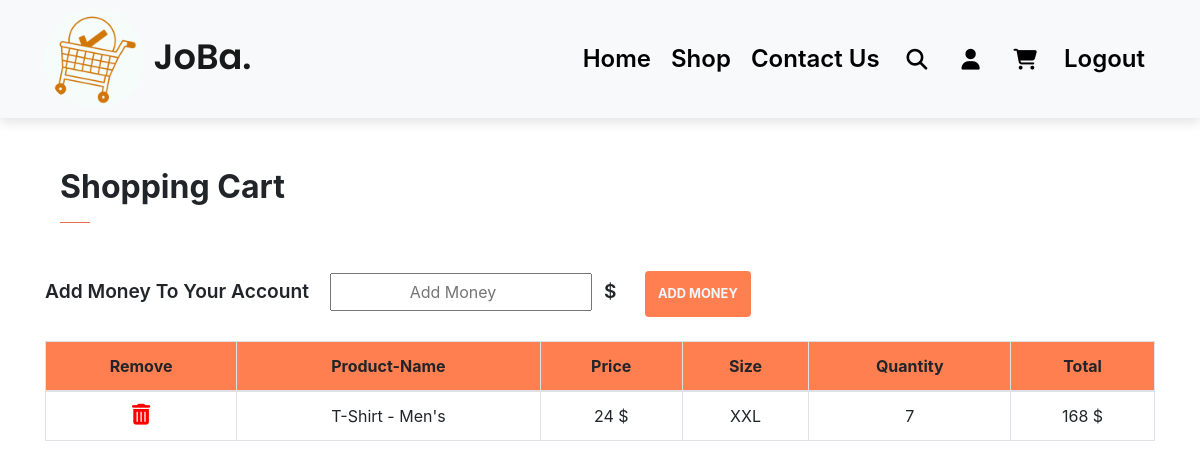
Page /cart (signed in) on the earlier database version.
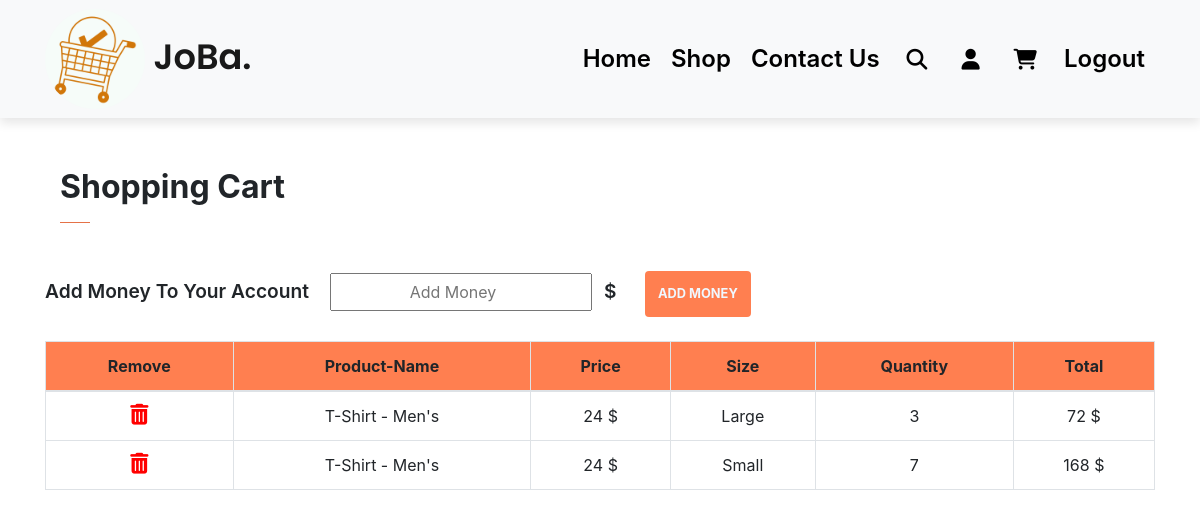
Same page on the later database version.
### JoBa/models.py (models this page shows)
class Product(db.Model):
    id = db.Column(db.Integer, primary_key=True)
    date = db.Column(db.DateTime(timezone= True), default=func.now())
    product_name = db.Column(db.String(1000))
    product_price = db.Column(db.Integer)
    size = db.Column(db.String(1000))
    quantity = db.Column(db.Integer)
    user_id = db.Column(db.Integer, db.ForeignKey('user.id'))

### JoBa/views.py (the view, shortened to what this page needs)
@views.route("/cart", methods=["GET", "POST"])
@login_required
def cart():
    if request.method == "GET":
        return render_template("cart.html", title="JoBa-Cart", user=current_user)

### JoBa/__init__.py (called while the page is built)
def create_app():
    app = Flask(__name__)
    app.config["SECRET_KEY"] = "yousefsoftware2002engineer98"  # Use to secret you login session and your website date
    app.config["SQLALCHEMY_DATABASE_URI"] = f"sqlite:///{DB_Name}"
    db.init_app(app)
    from .views import views
    from .auth import auth
    app.register_blueprint(views, url_prefix="/")
    app.register_blueprint(auth, url_prefix="/")
    from .models import User, Product
    with app.app_context():
        db.create_all()
    login_manager = LoginManager()
    login_manager.login_view = "auth.login"
    login_manager.init_app(app)
    @login_manager.user_loader
    def load_user(id):
        return User.query.get(int(id))
    return app

### JoBa/templates/cart.html (shortened to what this page needs)
<!DOCTYPE html>
<html lang="en">
<head>
    <link rel="stylesheet" href="{{ url_for('static', filename='css/style.css')}}">
    <link rel="stylesheet" href="https://cdnjs.cloudflare.com/ajax/libs/font-awesome/6.2.0/css/all.min.css">
    <link rel="stylesheet" href="https://cdn.jsdelivr.net/npm/bootstrap@4.6.2/dist/css/bootstrap.min.css">    <link rel="stylesheet" href="https://cdnjs.cloudflare.com/ajax/libs/font-awesome/6.2.0/css/all.min.css">
</head>
<body>
  <nav class="navbar navbar-expand-lg navbar-light bg-light py-1 fixed-top">
    <div class="container">
      <a class="navbar-brand" href="/">
        <img src="static/images/logo/white.png" alt="logo" class="nav-logo">
        JoBa.
      </a>
      <div class="collapse navbar-collapse" id="navbarSupportedContent">
        <ul class="navbar-nav ml-auto">
          {% if user.is_authenticated %}
              <li class="nav-item">
                <a class="nav-link" href="/">Home</a>
              </li>
              <li class="nav-item">
                <a class="nav-link" href="shop1">Shop</a>
              </li>
              <li class="nav-item">
                <a class="nav-link" href="contact_us">Contact Us</a>
              </li>
              <li class="nav-item">
                <a class="nav-link"><i class="fa-solid fa-magnifying-glass"></i></a>
              </li>
              <li class="nav-item">
                <a class="nav-link" href="profile"><i class="fa-solid fa-user"></i></a>
              </li>
              <li class="nav-item">
                <a class="nav-link" href="cart"><i class="fa-solid fa-cart-shopping"></i></a>
              </li>
              <li class="nav-item">
                <a class="nav-link" href="logout">Logout</a>
              </li>
            {% endif %}
        </ul>
      </div>
    </div>
  </nav>
  <div class="container ">
        <div class="container pt-5">
        <h2 class="font-weight-bold">Shopping Cart</h2>
        <hr>
        </div>
        <form method="POST" class="money-form mt-5 mb-4">
            <div class="form-group">
                <label class="form-label money-label" for="money">Add Money To Your Account</label>
                <input name="money" type="number" id="money" placeholder="Add Money" class="money-input ml-3"></input>
                <label class="form-label money-label mx-2" for="Dollar">$</label>
                <button class="money-btn btn ml-3">Add Money</button>
            </div>
        </form>
        <table class="table table-bordered" style="text-align: center;">
            <thead>
              <tr style="background-color:coral;">
                <th scope="col">Remove</th>
                <th scope="col">Product-Name</th>
                <th scope="col">Price</th>
                <th scope="col">Size</th>
                <th scope="col">Quantity</th>
                <th scope="col">Total</th>
              </tr>
            </thead>
            <tbody>
              {% for product in user.products %}
                <tr>
                  <th scope="row" onclick="deleteProduct({{ product.id }})"><i class="fa-solid fa-trash-can" style="font-size:1.3rem;"></i></th>
                  <td>{{ product.product_name}}</td>
                  <td>{{ product.product_price}} $</td>
                  <td>{{ product.size}}</td>
                  <td>{{ product.quantity}}</td>
                  <td>{{ product.quantity *  product.product_price }} $</td>
                </tr>
              {% endfor %}
            </tbody>
          </table>
 </div>
</body>
</html>

### JoBa/static/css/style.css (style rules this page uses)
* { margin: 0; padding: 0; box-sizing: border-box; }
body { font-family: 'Poppins', sans-serif; }
h2 { font-size: 1.8rem; font-weight: 600; }
button.btn { font-size: 0.8rem; font-weight: 700; outline: none; border: none; padding: 13px; text-transform: uppercase; background-color: #1d1d1d; color: aliceblue; cursor: pointer; transition: 0.3s ease; }
hr { width: 30px; height: 2px; background-color: coral; }
.navbar { font-size: 20px; top: 0; left: 0; box-shadow: 0 5px 10px rgba(0,0,0,0.1); }
.nav-logo { width: 100px; height: 100px; border-radius: 50%; }
.navbar-light .navbar-brand { font-size: 2.2rem; font-weight: 600; font-family: 'Poppins', sans-serif; }
.navbar-light .navbar-collapse .navbar-nav .nav-link { color: black; padding: 0 20px; transition: 0.3s ease; }
.navbar i { padding: 0 7px; font-size: 1.3rem; cursor: pointer; transition: 0.3s ease; }
.navbar-light .navbar-collapse .navbar-nav .nav-link { padding: 10px; font-size: 1.5rem; font-weight: 600; }
.money-form .money-label { font-size: 1.2rem; font-weight: 600; }
.money-form .money-input { text-align: center; padding: 5px; }
.money-form .money-btn { background-color: coral; }
.fa-trash-alt:before, .fa-trash-can:before { content: "\f2ed"; color: red; cursor: pointer; }

Differences in the rows shown:
removed Product: product_name "T-Shirt - Men's", product_price "24", size "XXL", quantity "7", product.quantity*product.product_price "168"
added Product: product_name "T-Shirt - Men's", product_price "24", size "Large", quantity "3", product.quantity*product.product_price "72"
added Product: product_name "T-Shirt - Men's", product_price "24", size "Small", quantity "7", product.quantity*product.product_price "168"
